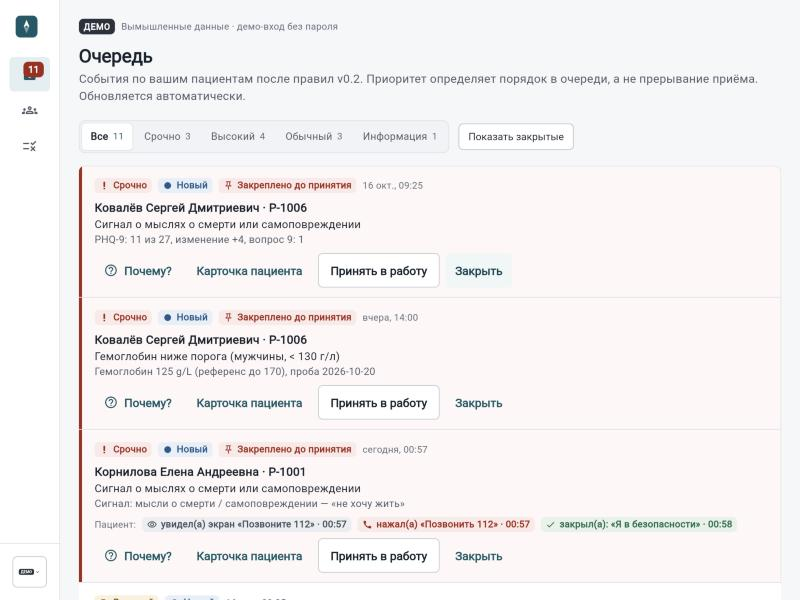
#> input picture docs/screenshots/doctor-queue.jpg, 800 x 600 px, given in place of 01-entry.png, which was not available
$ python build_video.py
#> lines starting #> are read from the running program, lines starting #| are printed output that depends on the picture
"""Compose two silent, captioned Full HD demos from Playwright screenshots."""

from __future__ import annotations

import subprocess
from dataclasses import dataclass
from pathlib import Path

from PIL import Image, ImageDraw, ImageFont


ROOT = Path(__file__).resolve().parents[2]
ART = ROOT / "artifacts/demo"
FRAMES = ART / "frames"
SLIDES = ART / "slides"
SLIDES.mkdir(parents=True, exist_ok=True)
FONT = "/usr/share/fonts/TTF/FiraSans-Regular.ttf"
BOLD = "/usr/share/fonts/TTF/FiraSans-Bold.ttf"


@dataclass(frozen=True)
class Scene:
    name: str
    source: str
    title: str
    body: str
    crop: tuple[int, int, int, int] | None = None
    kind: str = "phone"


SCENES = {
    "entry": Scene("entry", "01-entry", "Связь между\nвизитами", "Пациент и врач работают в одном приложении. В видео — только вымышленные демо-данные.", kind="desktop"),
    "progress": Scene("progress", "02-progress", "Мой прогресс", "Новый блок v0.3 показывает дни с записями за неделю. Это регулярность ведения дневника, не оценка здоровья.", (0, 0, 1000, 1130)),
    "support": Scene("support", "02-progress", "Подсказка без давления", "Нейтральное сообщение можно скрыть. За ответы и показатели здоровья баллы не начисляются.", (0, 285, 1000, 1080)),
    "medication": Scene("medication", "03-medication", "Приём препарата", "Утро и вечер отмечаются отдельно. Пропуск можно указать честно, а схему лечения меняет только врач.", (0, 760, 1000, 1550)),
    "symptom": Scene("symptom", "04-symptom", "Самочувствие", "Пациент выбирает симптом и при необходимости описывает его своими словами. Запись передаётся врачу.", (0, 0, 1000, 1250)),
    "symptom_detail": Scene("symptom_detail", "05-symptom-detail", "Что беспокоит", "Форма уточняет влияние на обычные дела и выраженность симптома. Клиническое решение остаётся за врачом.", (0, 360, 1000, 1460)),
    "message": Scene("message", "07-risk-message", "Сообщение врачу", "Свободный текст сохраняется и передаётся врачу. Демонстрационный сигнал риска запускает правило и экран помощи.", (0, 720, 1000, 1780)),
    "emergency": Scene("emergency", "08-emergency", "Нужна срочная помощь?", "При сигнале самоповреждения пациент сразу видит 112 и 103. Врач получает событие в рабочей очереди.", (0, 0, 1000, 1060)),
    "queue": Scene("queue", "09-doctor-queue", "Очередь врача", "Срочные события закреплены до принятия в работу. Врач видит данные пациента и статус его действий.", (380, 0, 2160, 1220), "desktop"),
    "reason": Scene("reason", "10-alert-reason", "Почему этот алерт?", "Показаны правило, версия, источник и факты Patient State. Приоритет задают детерминированные правила.", (380, 0, 2160, 1100), "desktop"),
    "mis_select": Scene("mis_select", "11-mis-selection", "Демо-МИС", "Имитация медкарты показывает запуск из ЕМИАС или 1С:Медицина. Это демонстрационный стенд.", (0, 0, 2160, 1350), "desktop"),
    "mis_open": Scene("mis_open", "12-mis-open", "Карточка в МИС", "Карточка открывается внутри демо-медкарты по одноразовому коду — без отдельного входа врача.", (280, 0, 2160, 1350), "desktop"),
}


def wrap(draw: ImageDraw.ImageDraw, text: str, font: ImageFont.FreeTypeFont, width: int) -> list[str]:
    lines: list[str] = []
    for para in text.split("\n"):
        current = ""
        for word in para.split():
            trial = f"{current} {word}".strip()
            if draw.textlength(trial, font=font) <= width:
                current = trial
            else:
                if current:
                    lines.append(current)
                current = word
        lines.append(current)
    return lines


def render(scene: Scene) -> Path:
    canvas = Image.new("RGB", (1920, 1080), "#f3f7f7")
    draw = ImageDraw.Draw(canvas)
    draw.rounded_rectangle((0, 0, 1920, 15), fill="#0b6170", radius=0)
    draw.rounded_rectangle((84, 65, 134, 115), fill="#0b6170", radius=13)
    draw.polygon([(109, 72), (118, 90), (109, 108), (100, 90)], fill="white")
    draw.ellipse((106, 87, 112, 93), fill="#0b6170")
    draw.text((153, 71), "Клинический компас", font=ImageFont.truetype(BOLD, 28), fill="#17252d")
    draw.text((84, 173), "ДЕМОНСТРАЦИЯ  ·  V0.3", font=ImageFont.truetype(BOLD, 22), fill="#0b6170")
    title_font = ImageFont.truetype(BOLD, 66)
    body_font = ImageFont.truetype(FONT, 31)
    left_width = 650 if scene.kind == "phone" else 500
    y = 256
    for line in wrap(draw, scene.title, title_font, left_width):
        draw.text((84, y), line, font=title_font, fill="#17252d")
        y += 76
#> this loop made 2 passes
#> (line, y) on passes 1 to 2: ('Связь между', 332), ('визитами', 408)
#> after the loop, y = 408
    y += 34
#> y = 442
    for line in wrap(draw, scene.body, body_font, left_width):
        draw.text((84, y), line, font=body_font, fill="#53636c")
        y += 47
#> this loop made 4 passes
#> (line, y) on passes 1 to 4: ('Пациент и врач работают в', 489), ('одном приложении. В видео', 536), ('— только вымышленные', 583), ('демо-данные.', 630)
#> after the loop, y = 630
    draw.line((84, 927, 310, 927), fill="#0b6170", width=3)
    draw.text((84, 949), "РЕАЛЬНОЕ ПРИЛОЖЕНИЕ  ·  ДЕМО-ДАННЫЕ", font=ImageFont.truetype(FONT, 20), fill="#67747d")
    draw.text((84, 1002), "Интерфейс v0.3  ·  правила v0.2", font=ImageFont.truetype(FONT, 20), fill="#67747d")

    shot = Image.open(FRAMES / f"{scene.source}.png").convert("RGB")
#> shot is the input picture: PIL image 800x600 RGB; mean R, G, B 243.4, 240.5, 241.1
    if scene.crop:
        shot = shot.crop(scene.crop)
    max_w, max_h = (780, 860) if scene.kind == "phone" else (1200, 820)
    shot.thumbnail((max_w, max_h), Image.Resampling.LANCZOS)
    px = 1920 - 84 - shot.width
#> px = 1036
    py = 145 + (850 - shot.height) // 2
#> py = 270
    draw.rounded_rectangle((px - 10, py - 2, px + shot.width + 10, py + shot.height + 22), radius=22, fill="#dce5e7")
    canvas.paste(shot, (px, py))
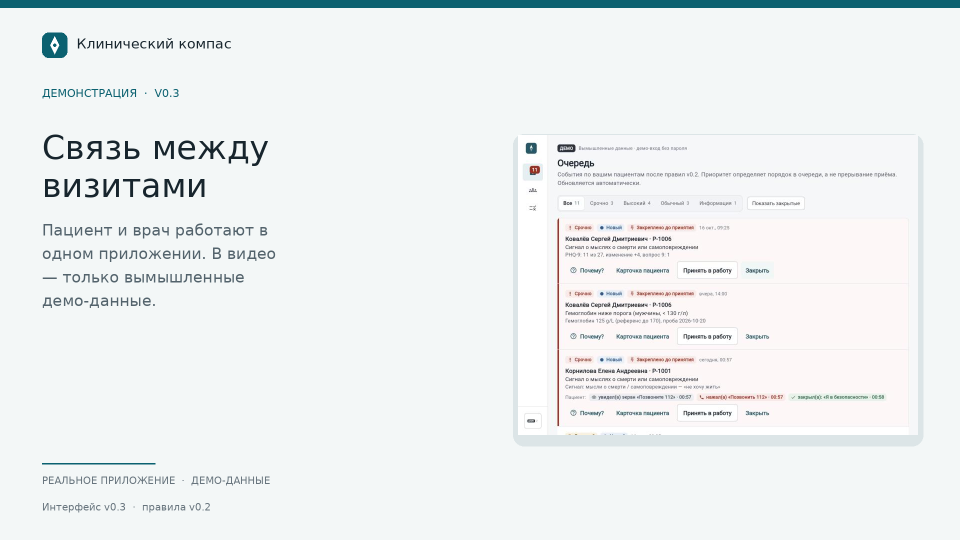
#> canvas: PIL image 1920x1080 RGB (shown at 1/2 size); mean R, G, B 236.5, 240.5, 241.1
    draw.rounded_rectangle((px - 1, py - 1, px + shot.width, py + shot.height), radius=4, outline="#cbd7d9", width=2)
    target = SLIDES / f"{scene.name}.png"
    canvas.save(target, optimize=True)
    return target


def encode(name: str, sequence: list[tuple[str, int]]) -> None:
    manifest = SLIDES / f"{name}.txt"
    with manifest.open("w") as output:
        for key, seconds in sequence:
            output.write(f"file '{render(SCENES[key])}'\n")
            output.write(f"duration {seconds}\n")
#> pass 2 of the loop in encode, `for key, seconds in sequence:`:
#> the loop in render (call 2), `for line in wrap(draw, scene.title, title_font, left_width):` made 1 pass
#> after the loop in render (call 2), `for line in wrap(draw, scene.title, title_font, left_width):`: y = 332
#> in render (call 2), `y += 34`: y = 366
#> the loop in render (call 2), `for line in wrap(draw, scene.body, body_font, left_width):` made 4 passes
#> (line, y) on passes 1 to 4: ('Новый блок v0.3 показывает дни с', 413), ('записями за неделю. Это регулярность', 460), ('ведения дневника, не оценка', 507), ('здоровья.', 554)
#> after the loop in render (call 2), `for line in wrap(draw, scene.body, body_font, left_width):`: y = 554
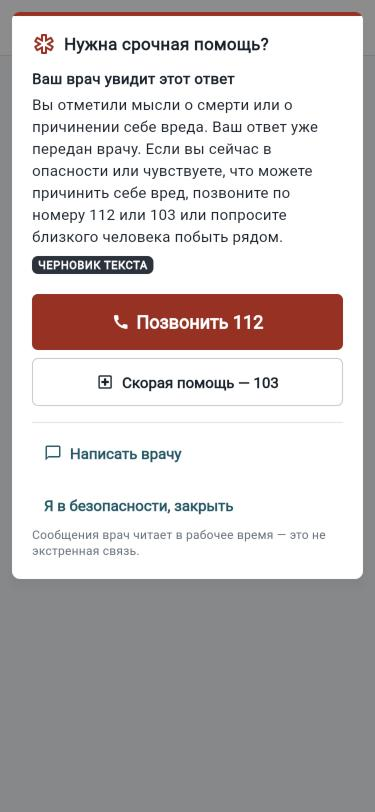
#> input picture docs/screenshots/emergency-alert.jpg, 375 x 812 px, given in place of 02-progress.png, which was not available
#> in render, shot is the input picture: PIL image 375x812 RGB; mean R, G, B 198.4, 193.3, 193.4
#> in render (call 2), `shot.thumbnail((max_w, max_h), Image.Resampling.LANCZOS)`:
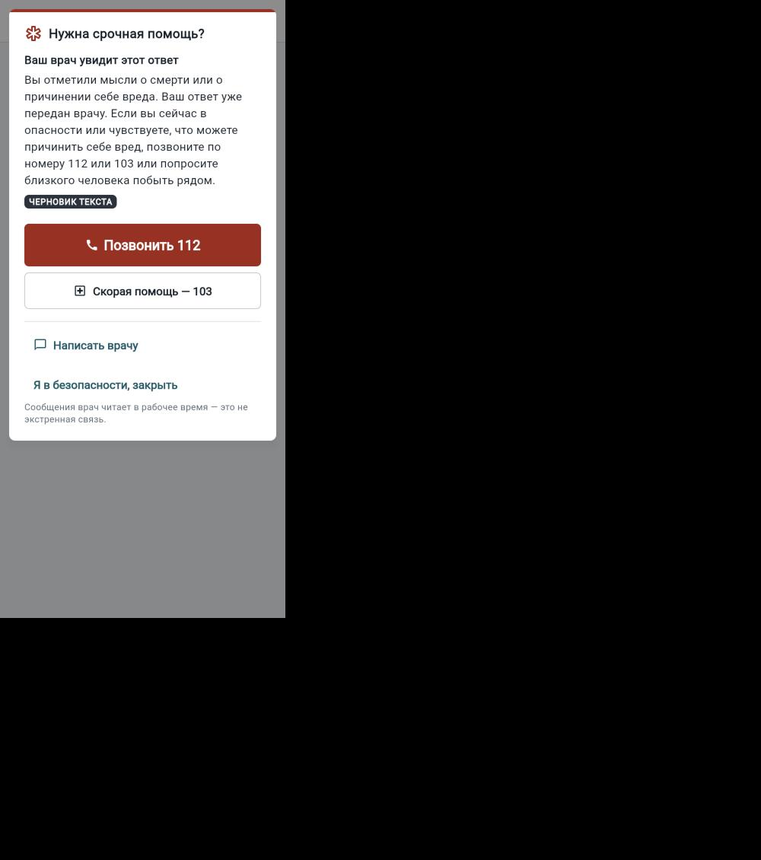
#> shot: PIL image 761x860 RGB; mean R, G, B 53.4, 52, 52
#> in render (call 2), `canvas.save(target, optimize=True)`:
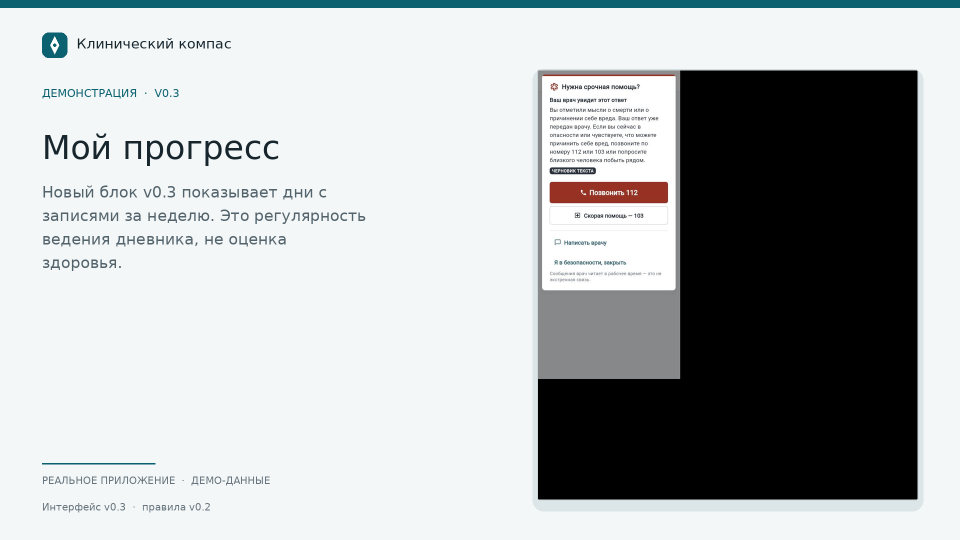
#> saved as progress.png: PIL image 1920x1080 RGB (shown at 1/2 size); mean R, G, B 177.1, 181, 181.4
        output.write(f"file '{SLIDES / (sequence[-1][0] + '.png')}'\n")
        output.write("duration 0.033333\n")
    subprocess.run(
        [
            "ffmpeg", "-y", "-hide_banner", "-loglevel", "error", "-safe", "0", "-f", "concat", "-i", str(manifest),
            "-vf", "fps=30,format=yuv420p", "-c:v", "libx264", "-preset", "medium", "-crf", "17",
            "-movflags", "+faststart", "-an", "-t", str(sum(seconds for _, seconds in sequence)),
            str(ART / f"clinical-compass-v03-{name}.mp4"),
        ],
        check=True,
    )


def main() -> None:
    encode("full", [
        ("entry", 7), ("progress", 15), ("support", 9), ("medication", 13),
        ("symptom", 10), ("symptom_detail", 9), ("message", 10), ("emergency", 16),
        ("queue", 15), ("reason", 16), ("mis_select", 9), ("mis_open", 12),
    ])
    encode("short", [
        ("entry", 5), ("progress", 12), ("medication", 9), ("symptom", 8),
        ("emergency", 13), ("queue", 10), ("reason", 11), ("mis_open", 10),
    ])


if __name__ == "__main__":
#> (the run stopped early here; a loop or call above may not have finished)
